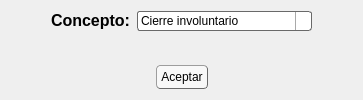
              <widget class="QWidget" name="page_2">
               <layout class="QVBoxLayout" name="verticalLayout_12">
                <item>
                 <layout class="QGridLayout" name="gridLayout_36">
                  <item row="0" column="1">
                   <layout class="QFormLayout" name="clientLt6_12">
                    <property name="fieldGrowthPolicy">
                     <enum>QFormLayout::AllNonFixedFieldsGrow</enum>
                    </property>
                    <item row="0" column="0">
                     <widget class="QLabel" name="clientNameLt0_30">
                      <property name="text">
                       <string>&lt;html&gt;&lt;head/&gt;&lt;body&gt;&lt;p&gt;&lt;span style=&quot; font-family:'Open Sans', sans-serif; font-size:12pt; font-weight:600;&quot;&gt;Concepto:&lt;/span&gt;&lt;/p&gt;&lt;/body&gt;&lt;/html&gt;</string>
                      </property>
                     </widget>
                    </item>
                    <item row="0" column="1">
                     <widget class="QComboBox" name="comboBox_5">
                      <property name="cursor">
                       <cursorShape>ArrowCursor</cursorShape>
                      </property>
                      <property name="focusPolicy">
                       <enum>Qt::NoFocus</enum>
                      </property>
                      <property name="styleSheet">
                       <string notr="true">QComboBox {
    color: black;
    border: 1px solid dimgray;
    border-radius: 3px;
    padding: 1px 18px 1px 3px;
    min-width: 6em;
}

QComboBox::on {
    padding-top: 10px;
    padding-left: 4px;
}

QComboBox::drop-down {
    subcontrol-origin: padding;
    subcontrol-position: top right;
    width: 15px;

    border-left-width: 1px;
    border-left-color: darkgray;
    border-left-style: solid; /* just a single line */
    border-top-right-radius: 3px; /* same radius as the QComboBox */
    border-bottom-right-radius: 3px;
}

QComboBox::down-arrow {
	image: url(:/arrows/down_arrow.png);
}

QComboBox::down-arrow:on {
    top: 1px;
    left: 1px;
}

QComboBox QAbstractItemView {
    border: 1px solid dimgray;
    border-radius: 3px;
    padding: 1px 6px 1px 1px;
    min-width: 14em;
    selection-background-color: dimgray;
}</string>
                      </property>
                      <property name="currentIndex">
                       <number>0</number>
                      </property>
                      <property name="insertPolicy">
                       <enum>QComboBox::InsertAlphabetically</enum>
                      </property>
                      <property name="sizeAdjustPolicy">
                       <enum>QComboBox::AdjustToContents</enum>
                      </property>
                      <property name="iconSize">
                       <size>
                        <width>0</width>
                        <height>0</height>
                       </size>
                      </property>
                      <property name="frame">
                       <bool>true</bool>
                      </property>
                      <property name="modelColumn">
                       <number>0</number>
                      </property>
                      <item>
                       <property name="text">
                        <string>Cierre involuntario</string>
                       </property>
                      </item>
                      <item>
                       <property name="text">
                        <string>Operaciones pendientes</string>
                       </property>
                      </item>
                     </widget>
                    </item>
                   </layout>
                  </item>
                  <item row="0" column="0">
                   <spacer name="horizontalSpacer_74">
                    <property name="orientation">
                     <enum>Qt::Horizontal</enum>
                    </property>
                    <property name="sizeHint" stdset="0">
                     <size>
                      <width>40</width>
                      <height>20</height>
                     </size>
                    </property>
                   </spacer>
                  </item>
                  <item row="0" column="2">
                   <spacer name="horizontalSpacer_75">
                    <property name="orientation">
                     <enum>Qt::Horizontal</enum>
                    </property>
                    <property name="sizeHint" stdset="0">
                     <size>
                      <width>40</width>
                      <height>20</height>
                     </size>
                    </property>
                   </spacer>
                  </item>
                 </layout>
                </item>
                <item>
                 <layout class="QGridLayout" name="gridLayout_37">
                  <item row="0" column="0">
                   <spacer name="horizontalSpacer_76">
                    <property name="orientation">
                     <enum>Qt::Horizontal</enum>
                    </property>
                    <property name="sizeHint" stdset="0">
                     <size>
                      <width>40</width>
                      <height>20</height>
                     </size>
                    </property>
                   </spacer>
                  </item>
                  <item row="0" column="1">
                   <widget class="QPushButton" name="pushButton_8">
                    <property name="cursor">
                     <cursorShape>PointingHandCursor</cursorShape>
                    </property>
                    <property name="focusPolicy">
                     <enum>Qt::NoFocus</enum>
                    </property>
                    <property name="styleSheet">
                     <string notr="true">QPushButton {
	background-color: rgb(248, 248, 248);
	border-style: outset;
	border-width: 1px;
	border-radius: 4px;
	border-color: dimgray;
	min-width: 5em;
	padding: 4px;
}
QPushButton:pressed {
	background-color: rgb(240, 240, 240);
	border-style: inset;
}
</string>
                    </property>
                    <property name="text">
                     <string>Aceptar</string>
                    </property>
                   </widget>
                  </item>
                  <item row="0" column="2">
                   <spacer name="horizontalSpacer_77">
                    <property name="orientation">
                     <enum>Qt::Horizontal</enum>
                    </property>
                    <property name="sizeHint" stdset="0">
                     <size>
                      <width>40</width>
                      <height>20</height>
                     </size>
                    </property>
                   </spacer>
                  </item>
                 </layout>
                </item>
               </layout>
              </widget>
